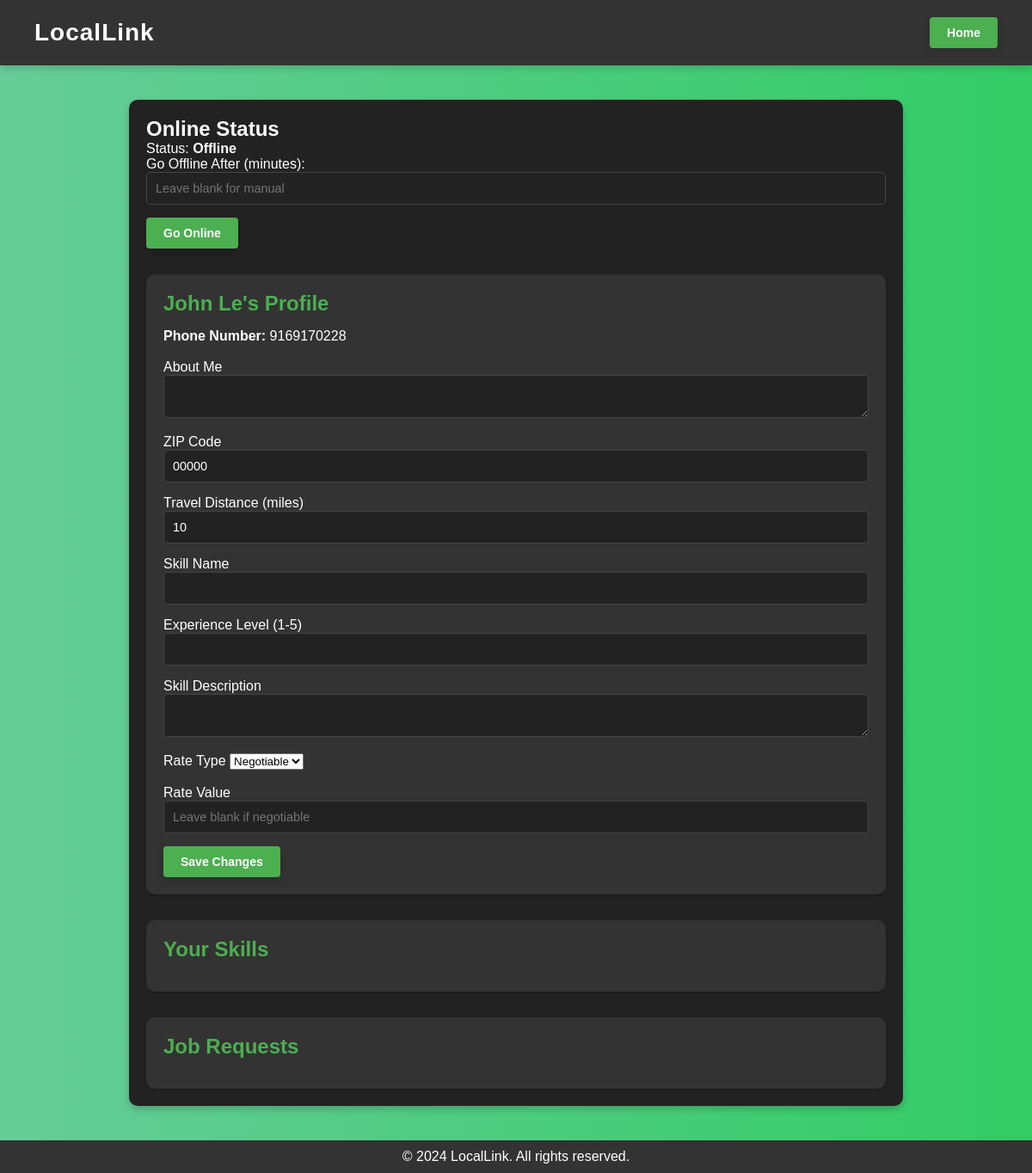
The app's page /profile/1 (signed in) with its own data.
### app/models/worker.py (models this page shows, shortened)
class Worker(db.Model):
    __tablename__ = 'workers'
    id = db.Column(db.Integer, primary_key=True)
    profile_picture = db.Column(db.String(200))
    name = db.Column(db.String(100), nullable=False)
    phone_number = db.Column(db.String(15), unique=True, nullable=False)
    password = db.Column(db.String(200), nullable=False)
    zip_code = db.Column(db.String(10), nullable=False)
    travel_distance = db.Column(db.Integer, nullable=False)
    user_role = db.Column(db.String(50), default='regular')
    about_me = db.Column(db.Text, nullable=True)
    is_online = db.Column(db.Boolean, default=False)
    auto_offline_time = db.Column(db.DateTime, nullable=True)
    job_postings = db.relationship('JobPosting', back_populates='worker')
    contracts = db.relationship('Contract', back_populates='worker')
    skills = db.relationship('Skill', back_populates='worker')  # Add this line

### app/routes/worker_routes.py (the view, shortened to what this page needs)
@worker_bp.route('/profile/<int:worker_id>', methods=['GET', 'POST'])
def worker_profile(worker_id):
    worker = Worker.query.get_or_404(worker_id)
    if session.get('worker_id') != worker_id:
        flash("You are not authorized to edit this profile.", "danger")
        return redirect(url_for('home.home'))
    form = WorkerProfileForm(obj=worker)
    worker_skills = Skill.query.filter_by(worker_id=worker_id).all()
    job_requests = JobPosting.query.filter_by(worker_id=worker_id, status='open').all()
    return render_template('worker_profile.html', worker=worker, form=form, skills=worker_skills, job_requests=job_requests)

### app/forms.py
class WorkerProfileForm(FlaskForm):
    about_me = TextAreaField('About Me', validators=[DataRequired()])
    zip_code = StringField('ZIP Code', validators=[DataRequired()])
    travel_distance = IntegerField('Travel Distance (miles)', validators=[DataRequired(), NumberRange(min=1)])
    skill_name = StringField('Skill Name', validators=[Optional()])
    experience_level = IntegerField('Experience Level (1-5)', validators=[Optional(), NumberRange(min=1, max=5)])
    description = TextAreaField('Skill Description', validators=[Optional()])
    rate_type = SelectField(
        'Rate Type',
        choices=[('fixed', 'Fixed'), ('hourly', 'Hourly'), ('negotiable', 'Negotiable')],
        default='negotiable'
    )
    rate_value = FloatField(
        'Rate Value',
        validators=[Optional(), NumberRange(min=0)],
        render_kw={"placeholder": "Leave blank if negotiable"}
    )
    submit = SubmitField('Save Changes')

### app/templates/worker_profile.html (shortened to what this page needs)
<!DOCTYPE html>
<html lang="en">
<head>
    <link rel="stylesheet" href="{{ url_for('static', filename='css/worker_profile.css') }}">
</head>
<body>
    <header>
        <div class="logo">
            <h1>LocalLink</h1>
        </div>
        <nav>
            <a href="{{ url_for('home.home') }}" class="button">Home</a>
        </nav>
    </header>
    <main>
        <section class="profile-card">
            <div class="worker-online-status">
                <h2>Online Status</h2>
                {% if worker.is_online %}
                    <p>Status: <strong>Online</strong></p>
                    <form method="POST" action="{{ url_for('worker.go_offline', worker_id=worker.id) }}">
                        <button type="submit" class="button danger">Go Offline</button>
                    </form>
                {% else %}
                    <p>Status: <strong>Offline</strong></p>
                    <form method="POST" action="{{ url_for('worker.go_online', worker_id=worker.id) }}">
                        <div>
                            <label for="auto_offline_time">Go Offline After (minutes):</label>
                            <input type="number" name="auto_offline_time" min="1" placeholder="Leave blank for manual">
                        </div>
                        <button type="submit" class="button">Go Online</button>
                    </form>
                {% endif %}
            </div>
            <div class="worker-details">
                <h2>{{ worker.name }}'s Profile</h2>
                <p><strong>Phone Number:</strong> {{ worker.phone_number }}</p>
                <br/>
                <form method="POST" action="">
                    <div>
                        {{ form.about_me.label }}
                        {{ form.about_me() }}
                    </div>
                    <div>
                        {{ form.zip_code.label }}
                        {{ form.zip_code() }}
                    </div>
                    <div>
                        {{ form.travel_distance.label }}
                        {{ form.travel_distance() }}
                    </div>
                    <div>
                        {{ form.skill_name.label }}
                        {{ form.skill_name() }}
                    </div>
                    <div>
                        {{ form.experience_level.label }}
                        {{ form.experience_level() }}
                    </div>
                    <div>
                        {{ form.description.label }}
                        {{ form.description() }}
                    </div>
                    <div>
                        {{ form.rate_type.label }}
                        {{ form.rate_type() }}
                    </div>
                    <br/>
                    <div>
                        {{ form.rate_value.label }}
                        {{ form.rate_value() }}
                    </div>
                    <button type="submit" class="button">Save Changes</button>
                </form>
            </div>
            <div class="worker-skills">
                <h2>Your Skills</h2>
            </div>
            <div class="job-requests">
                <h2>Job Requests</h2>
            </div>
        </section>
    </main>
    <footer>
        <p>&copy; 2024 LocalLink. All rights reserved.</p>
    </footer>
</body>
</html>

### app/static/css/worker_profile.css (style rules this page uses)
* { margin: 0; padding: 0; box-sizing: border-box; }
body { font-family: Arial, sans-serif; background: linear-gradient(to right, #66cc99, #33cc66); color: #333; display: flex; flex-direction: column; min-height: 100vh; margin: 0; }
header { display: flex; justify-content: space-between; align-items: center; background-color: #333; color: white; padding: 20px 40px; box-shadow: 0 4px 8px rgba(0, 0, 0, 0.15); }
header .logo h1 { font-size: 28px; letter-spacing: 1px; }
header nav a { color: #fff; text-decoration: none; margin-left: 15px; }
main { flex-grow: 1; display: flex; justify-content: center; align-items: center; padding: 40px; }
.profile-card { background-color: #222; color: white; border-radius: 10px; box-shadow: 0 4px 8px rgba(0, 0, 0, 0.2); padding: 20px; max-width: 900px; width: 100%; display: flex; flex-direction: column; gap: 30px; }
.worker-details, .worker-skills, .job-requests { padding: 20px; background-color: #333; border-radius: 10px; box-shadow: 0 2px 4px rgba(0, 0, 0, 0.2); }
.worker-details h2, .worker-skills h2, .job-requests h2 { color: #4CAF50; font-size: 1.5em; margin-bottom: 15px; }
textarea, input[type="text"], input[type="number"] { width: 100%; padding: 10px; border: 1px solid #444; border-radius: 5px; background-color: #222; color: white; font-size: 0.9em; margin-bottom: 15px; }
.button { display: inline-block; padding: 10px 20px; background-color: #4CAF50; color: white; text-decoration: none; font-size: 14px; font-weight: bold; border-radius: 4px; border: none; box-shadow: 0 4px 8px rgba(0, 0, 0, 0.15); cursor: pointer; transition: background-color 0.3s, transform 0.2s; }
footer { text-align: center; padding: 10px; background-color: #333; color: white; margin-top: auto; }

### records on screen
Worker: name "John Le", phone_number "9169170228", zip_code "00000", travel_distance "10"
